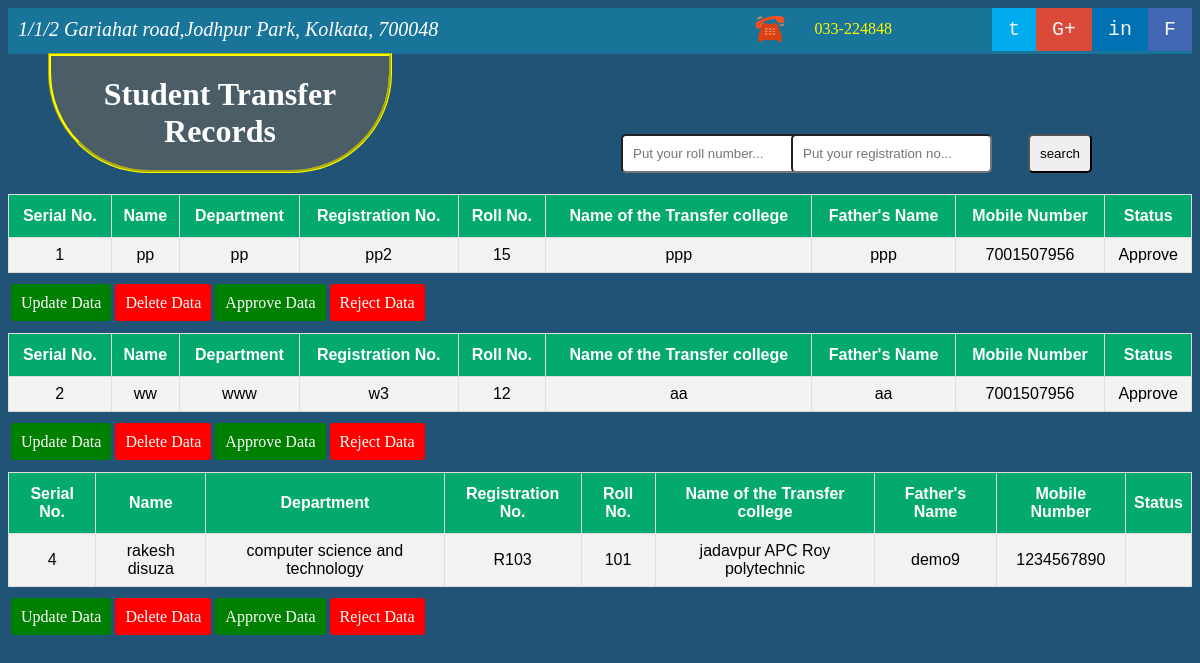
The page /transfertable.php on the database its author committed.
### tables this page shows
CREATE TABLE IF NOT EXISTS `transfer` (
  `id` int(11) NOT NULL AUTO_INCREMENT,
  `name` varchar(300) NOT NULL,
  `dept` varchar(300) NOT NULL,
  `registration` varchar(400) NOT NULL,
  `roll` varchar(300) NOT NULL,
  `clgname` varchar(300) NOT NULL,
  `fname` varchar(300) NOT NULL,
  `mobile` varchar(300) NOT NULL,
  `status` varchar(300) DEFAULT NULL,
  PRIMARY KEY (`id`)
);

### transfertable.php (the view, shortened to what this page needs)
<!DOCTYPE html>
<html lang="en">
<head>
  <link rel="stylesheet" href="css/home.css">
  <link rel="stylesheet" href="css/fontimage.css">
  <link rel="stylesheet" type="text/css" href="css/dashboard.css">
  <link rel="stylesheet" type="text/css" href ="css/jexpo_table.css">
  <link rel="stylesheet" type="text/css" href ="css/searchbox.css">
    </head>
    <body>
	<div class="topnav">
  <a href="#" title="Facebook" style="font-size:20px; background-color: #4267B2; font-family: monospace;">F</a>
  <a href="#"title="Linkedin" style="font-size:20px; background-color:#0072b1; font-family: monospace;">in</a>
  <a href="#" title="Google" style="font-size:20px; background-color: #db4a39; font-family: monospace;">G+</a>
  <a href="#" title="Twitter" style="font-size:20px; background-color:  #00acee; font-family: monospace;">t </a>
   <p id="number">033-224848</p>
   <img src="image/phone.png" alt="phone image" width="30px" height="30px">
<address>
  1/1/2 Gariahat road,Jodhpur Park, Kolkata, 700048
</address>
</div>
 <h1> Student Transfer Records</h1>
    <div class="search">
<form action="transfersearch.php" method="post" autocomplete="off">
    <input type="text" id="roll" name="rollno" placeholder="Put your roll number..." required>
<input type="text" id="reg" name="regno" placeholder="Put your registration no..." required>
<input type="submit" name="register" value="search">
         </form>
        </div>
    </body>
</html>
<?php
include('database.php');
$query = "SELECT * FROM `transfer`";
$run = mysqli_query($link, $query);
if(mysqli_num_rows($run)<1)
{
  ?>
<script>
 alert('No data Found');
</script>
<?php
}
else
{
while($data = mysqli_fetch_array($run))
{
    ?>
<table id="customers">
      <tr>
      <th>Serial No.</th>
    <th>Name</th>
    <th>Department</th>
    <th>Registration No.</th>
    <th>Roll No.</th>
    <th>Name of the Transfer college</th>
    <th>Father's Name</th>
    <th>Mobile Number</th>
    <th> Status</th>
  </tr>
  <tr>
    <td> <?php echo $data['id']; ?></td>
    <td><?php echo $data['name'];?> </td>
    <td><?php echo $data['dept']; ?></td>
    <td><?php echo $data['registration']; ?></td>
    <td><?php echo $data['roll']; ?></td>
    <td><?php echo $data['clgname']; ?></td>
    <td><?php echo $data['fname']; ?></td>
    <td><?php echo $data['mobile']; ?></td>
    <td><?php echo $data['status']; ?></td>
    </tr>
    <table>
    <br>
       <tr>
            <td> <a href="transferupdate.php" style="text-decoration:none; background-color:green; padding:10px;color:white; border-radius:3px;">Update Data</a></td>
            <td> <a href="transferdelete.php" style="text-decoration:none; background-color:red; padding:10px;color:white; border-radius:3px;">Delete Data</a></td>
           <td> <a href="transferapprove.php" style="text-decoration:none; background-color:green; padding:10px;color:white; border-radius:3px;">Approve Data</a></td>
           <td> <a href="transferreject.php" style="text-decoration:none; background-color:red; padding:10px;color:white; border-radius:3px;">Reject Data</a></td>
       </tr>
    </table>
    <br>
</table>
<?php
}
}
?>

### css/home.css (style rules this page uses)
body { background-color: #205375; }
.topnav { overflow: hidden; background-color: #187498; }
.topnav a { float: right; display: block; color: #f2f2f2; text-align: center; padding: 10px 16px; text-decoration: none; font-family: Helvetica ; font-size: 100%; }
.topnav address { font-size: 20px; margin-left: 10px; margin-top: 10px; color: white; }
.topnav img { margin-left: 10px; margin-top: 6px; float: right; margin-right: 20px; display: block; }
#number { float: right; margin-right: 100px; color: yellow; margin-left: 10px; margin-top: 12px; display: block; }

### css/dashboard.css (style rules this page uses)
h1 { color:white; margin-left:40px; margin-top: -1px; background-color: #4B5D67; margin-right: 800px; padding: 20px; border-bottom-left-radius: 100px; border-bottom-right-radius: 100px; border-style: groove; text-align: center; border-color: yellow; }

### css/jexpo_table.css (style rules this page uses)
#customers { font-family: Arial, Helvetica, sans-serif; border-collapse: collapse; width: 100%; }
#customers td, #customers th { border: 1px solid #ddd; padding: 8px; text-align: center; }
#customers tr:nth-child(even) { background-color: #f2f2f2; }
#customers tr:nth-child(odd) { background-color:orange; }
#customers th { padding-top: 12px; padding-bottom: 12px; text-align: center; background-color: #04AA6D; color: white; }

### css/searchbox.css (style rules this page uses)
.search input[id="roll"] { margin-left:20px; padding:10px; float :right; margin-top: -60px; margin-right: 370px; border-radius: 5px; }
.search input[id="reg"] { margin-left:20px; padding:10px; float :right; margin-top: -60px; margin-right: 200px; border-radius: 5px; }
.search input[type="submit"] { margin-left:20px; padding:10px; float :right; margin-top: -60px; margin-right: 100px; border-radius: 5px; }

### rows shown on the page
transfer: id "1", name "pp", dept "pp", registration "pp2", roll "15", clgname "ppp", fname "ppp", mobile "7001507956", status "Approve"
transfer: id "2", name "ww", dept "www", registration "w3", roll "12", clgname "aa", fname "aa", mobile "7001507956", status "Approve"
transfer: id "4", name "rakesh disuza", dept "computer science and technology", registration "R103", roll "101", clgname "jadavpur APC Roy polytechnic", fname "demo9", mobile "1234567890"
